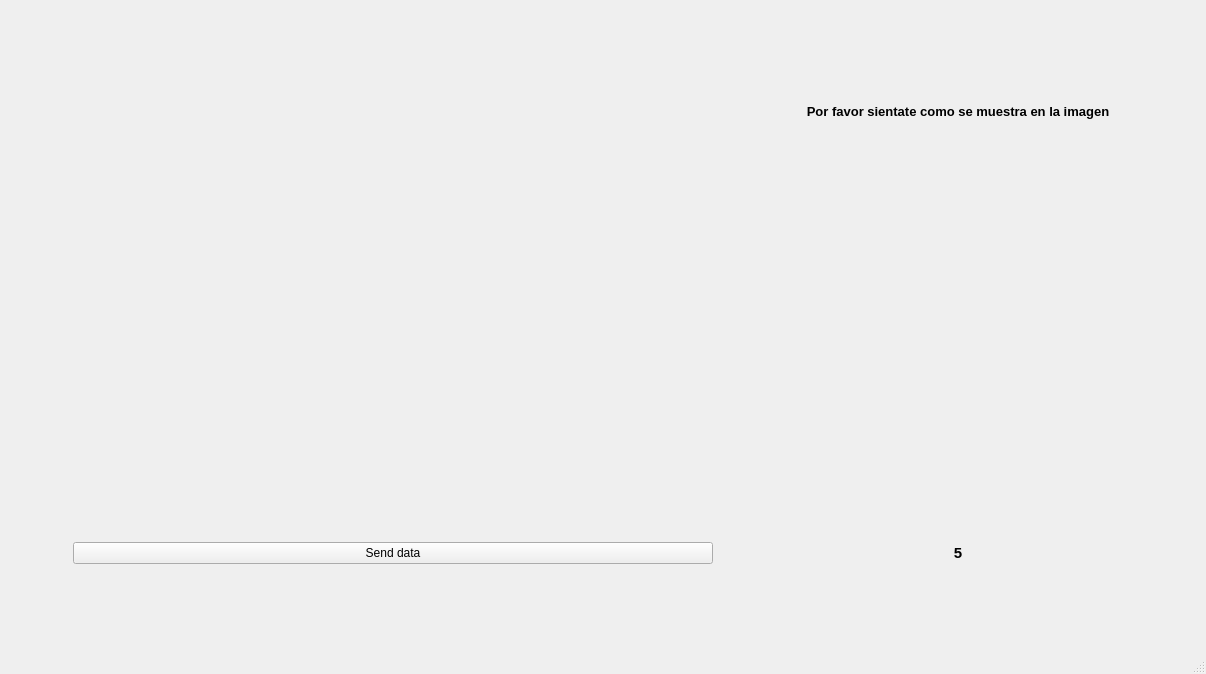
<?xml version="1.0" encoding="UTF-8"?>
<ui version="4.0">
 <class>MainWindow</class>
 <widget class="QMainWindow" name="MainWindow">
  <property name="geometry">
   <rect>
    <x>0</x>
    <y>0</y>
    <width>1206</width>
    <height>674</height>
   </rect>
  </property>
  <property name="windowTitle">
   <string>MainWindow</string>
  </property>
  <widget class="QWidget" name="centralwidget">
   <layout class="QGridLayout" name="gridLayout">
    <item row="3" column="1">
     <widget class="QLabel" name="current_image">
      <property name="maximumSize">
       <size>
        <width>350</width>
        <height>240</height>
       </size>
      </property>
      <property name="text">
       <string/>
      </property>
      <property name="scaledContents">
       <bool>true</bool>
      </property>
     </widget>
    </item>
    <item row="3" column="0">
     <widget class="QLabel" name="webcam">
      <property name="enabled">
       <bool>true</bool>
      </property>
      <property name="maximumSize">
       <size>
        <width>640</width>
        <height>480</height>
       </size>
      </property>
      <property name="cursor">
       <cursorShape>CrossCursor</cursorShape>
      </property>
      <property name="text">
       <string/>
      </property>
      <property name="scaledContents">
       <bool>true</bool>
      </property>
     </widget>
    </item>
    <item row="4" column="0">
     <widget class="QPushButton" name="send_data">
      <property name="text">
       <string>Send data</string>
      </property>
     </widget>
    </item>
    <item row="2" column="1">
     <widget class="QLabel" name="instructions">
      <property name="maximumSize">
       <size>
        <width>350</width>
        <height>50</height>
       </size>
      </property>
      <property name="font">
       <font>
        <pointsize>10</pointsize>
        <weight>75</weight>
        <bold>true</bold>
       </font>
      </property>
      <property name="layoutDirection">
       <enum>Qt::LeftToRight</enum>
      </property>
      <property name="text">
       <string>Por favor sientate como se muestra en la imagen</string>
      </property>
      <property name="scaledContents">
       <bool>true</bool>
      </property>
      <property name="alignment">
       <set>Qt::AlignCenter</set>
      </property>
      <property name="margin">
       <number>0</number>
      </property>
     </widget>
    </item>
    <item row="4" column="1">
     <widget class="QLabel" name="contador">
      <property name="font">
       <font>
        <pointsize>11</pointsize>
        <weight>75</weight>
        <bold>true</bold>
       </font>
      </property>
      <property name="text">
       <string>5</string>
      </property>
      <property name="alignment">
       <set>Qt::AlignCenter</set>
      </property>
     </widget>
    </item>
   </layout>
  </widget>
  <widget class="QMenuBar" name="menubar">
   <property name="geometry">
    <rect>
     <x>0</x>
     <y>0</y>
     <width>1206</width>
     <height>21</height>
    </rect>
   </property>
  </widget>
  <widget class="QStatusBar" name="statusbar"/>
 </widget>
 <resources/>
 <connections/>
</ui>
